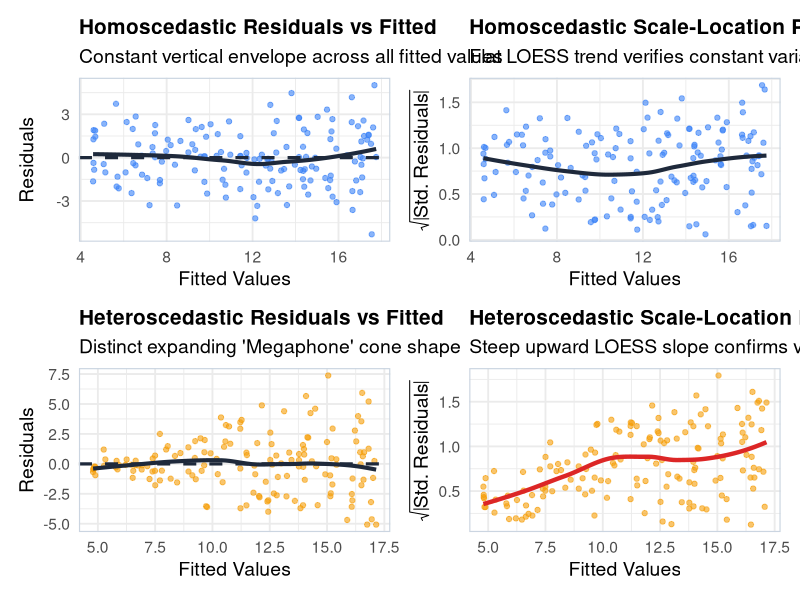

Recreate this plot in R.
## ---- chunk 1
knitr::opts_chunk$set(echo = TRUE, warning = FALSE, message = FALSE, fig.width = 9.5, fig.height = 6.5)
library(ggplot2)
library(dplyr)
library(broom)
library(sandwich)
library(lmtest)

set.seed(42)
theme_set(theme_minimal(base_size = 14) +
  theme(
    plot.title = element_text(face = "bold", size = 15),
    panel.border = element_rect(colour = "#cbd5e1", fill = NA, linewidth = 0.8)
  ))
## ---- chunk 2
n <- 150
df <- tibble(
  x = runif(n, 1.0, 10.0),
  # Megaphone heteroscedasticity: sd is proportional to X
  err_het = rnorm(n, mean = 0, sd = 0.4 * x),
  y_het = 3.0 + 1.5 * x + err_het,
  
  # Homoscedastic baseline for comparison
  err_hom = rnorm(n, mean = 0, sd = 2.0),
  y_hom = 3.0 + 1.5 * x + err_hom
)

mod_hom <- lm(y_hom ~ x, data = df)
mod_het <- lm(y_het ~ x, data = df)
## ---- chunk 3
p1 <- ggplot(augment(mod_hom), aes(x = .fitted, y = .resid)) +
  geom_point(color = "#3b82f6", alpha = 0.6) +
  geom_hline(yintercept = 0, linetype = "dashed", color = "#1e293b", linewidth = 1.1) +
  geom_smooth(method = "loess", se = FALSE, color = "#1e293b", linewidth = 1.4) +
  labs(title = "Homoscedastic Residuals vs Fitted", subtitle = "Constant vertical envelope across all fitted values", x = "Fitted Values", y = "Residuals")

p2 <- ggplot(augment(mod_hom), aes(x = .fitted, y = sqrt(abs(.std.resid)))) +
  geom_point(color = "#3b82f6", alpha = 0.6) +
  geom_smooth(method = "loess", se = FALSE, color = "#1e293b", linewidth = 1.4) +
  labs(title = "Homoscedastic Scale-Location Plot", subtitle = "Flat LOESS trend verifies constant variance", x = "Fitted Values", y = expression(sqrt(abs("Std. Residuals"))))

p3 <- ggplot(augment(mod_het), aes(x = .fitted, y = .resid)) +
  geom_point(color = "#f59e0b", alpha = 0.6) +
  geom_hline(yintercept = 0, linetype = "dashed", color = "#1e293b", linewidth = 1.1) +
  geom_smooth(method = "loess", se = FALSE, color = "#1e293b", linewidth = 1.4) +
  labs(title = "Heteroscedastic Residuals vs Fitted", subtitle = "Distinct expanding 'Megaphone' cone shape", x = "Fitted Values", y = "Residuals")

p4 <- ggplot(augment(mod_het), aes(x = .fitted, y = sqrt(abs(.std.resid)))) +
  geom_point(color = "#f59e0b", alpha = 0.6) +
  geom_smooth(method = "loess", se = FALSE, color = "#dc2626", linewidth = 1.5) +
  labs(title = "Heteroscedastic Scale-Location Plot", subtitle = "Steep upward LOESS slope confirms variance expansion", x = "Fitted Values", y = expression(sqrt(abs("Std. Residuals"))))

library(patchwork)
if (requireNamespace("patchwork", quietly = TRUE)) {
  (p1 + p2) / (p3 + p4)
} else {
  print(p1); print(p2); print(p3); print(p4)
}
## ---- chunk 4
# Standard OLS summary (invalid standard errors under heteroscedasticity)
std_summary <- tidy(mod_het) %>% select(term, estimate, std.error, p.value)

# Robust HC3 summary (industry standard fix)
robust_cov <- vcovHC(mod_het, type = "HC3")
robust_summary <- coeftest(mod_het, vcov. = robust_cov) %>% tidy() %>% select(term, estimate, std.error, p.value)

comparison_table <- tibble(
  Parameter = c("Intercept (b0)", "Slope (b1)"),
  `OLS Estimate` = round(std_summary$estimate, 3),
  `Standard OLS SE (Invalid)` = round(std_summary$std.error, 4),
  `White HC3 Robust SE (Valid)` = round(robust_summary$std.error, 4),
  `SE Expansion` = paste0(round(robust_summary$std.error / std_summary$std.error * 100 - 100, 1), "%")
)

knitr::kable(comparison_table, caption = "Comparison of Standard vs. White HC3 Robust Standard Errors")
